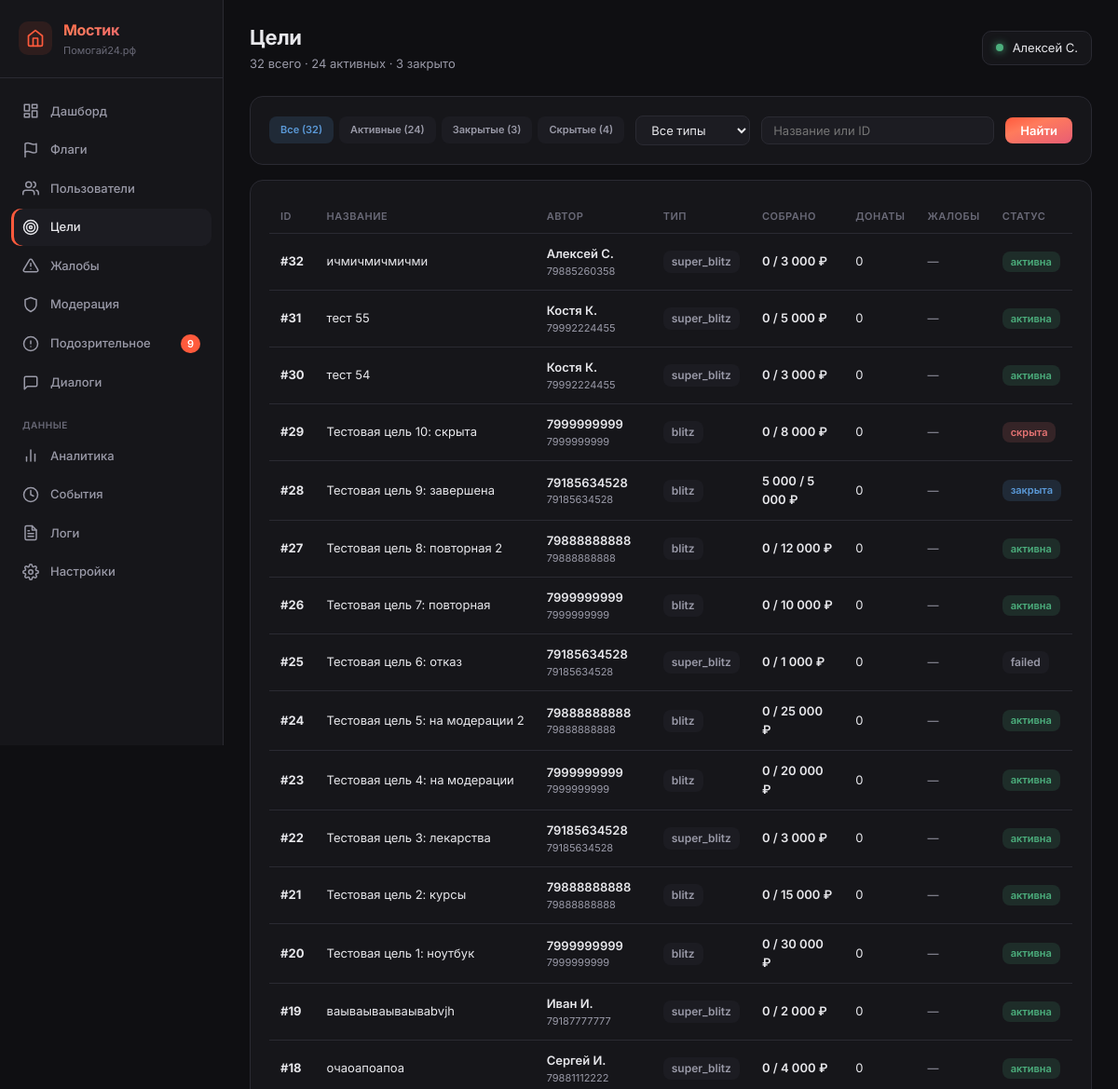
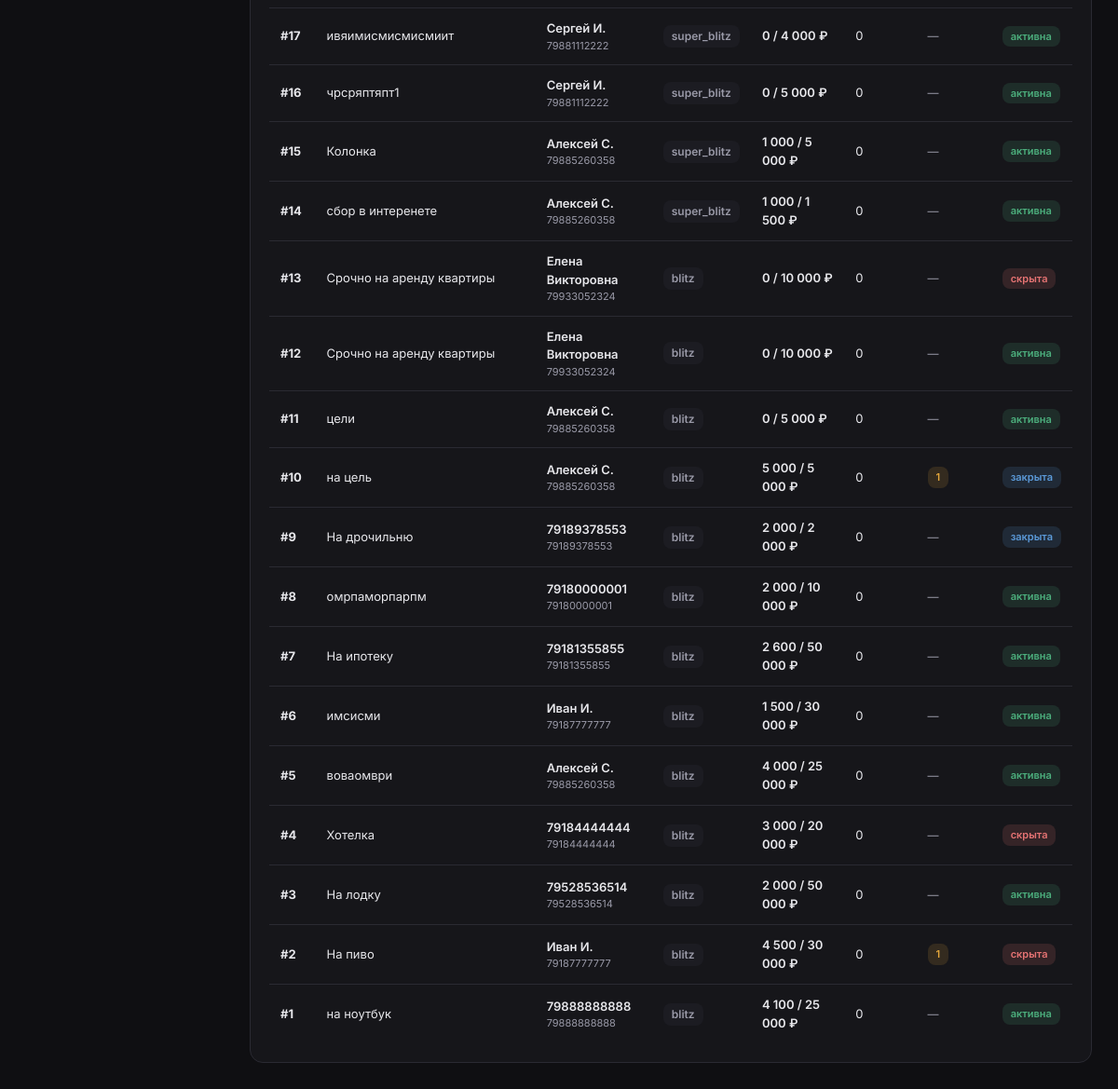
The page /_metrics/goals (signed in) on the database its author committed (2 pictures, top to bottom).
### tables this page shows
CREATE TABLE users (
            id INTEGER PRIMARY KEY AUTOINCREMENT,
            phone TEXT UNIQUE NOT NULL,
            password_hash TEXT NOT NULL,
            email TEXT NULL,
            name TEXT NULL,
            avatar_url TEXT NULL,
            max_id TEXT NULL,
            vk_id TEXT NULL,
            fcm_token TEXT NULL,
            onboarding_passed INTEGER DEFAULT 0,
            rating REAL DEFAULT 0.0,
            rating_level TEXT DEFAULT 'novice',
            confirmations_total INTEGER DEFAULT 0,
            confirmations_approved INTEGER DEFAULT 0,
            confirmations_ignored INTEGER DEFAULT 0,
            donation_streak INTEGER DEFAULT 0,
            goals_helped_close INTEGER DEFAULT 0,
            total_helped_amount REAL DEFAULT 0.00,
            priority_days INTEGER DEFAULT 0,
            circles_of_care INTEGER DEFAULT 0,
            interest_weights TEXT DEFAULT NULL,
            eternal_donation_config TEXT DEFAULT NULL,
            yellow_card_until TEXT NULL,
            is_banned INTEGER DEFAULT 0,
            created_at TEXT DEFAULT (datetime('now'))
        , xp INTEGER DEFAULT 0, xp_level TEXT DEFAULT 'novice', streak_days INTEGER DEFAULT 0, last_action_date TEXT, ip_registered TEXT, author_badge TEXT, trust_score INTEGER DEFAULT 50, trust_level TEXT DEFAULT 'guest', is_admin INTEGER DEFAULT 0, profile_completed INTEGER DEFAULT 0, identity_verified INTEGER DEFAULT 0, city TEXT, region_code TEXT, region_name TEXT, birth_date TEXT, onboarding_step INTEGER DEFAULT 0, identity_verified_at TEXT, identity_doc_path TEXT, identity_selfie_path TEXT);

CREATE TABLE "goals" (
        id INTEGER PRIMARY KEY AUTOINCREMENT,
        user_id INTEGER NOT NULL,
        type TEXT NOT NULL CHECK(type IN ('super_blitz','blitz','serious','urgent','group')),
        title TEXT NOT NULL,
        description TEXT NULL,
        photo_url TEXT NULL,
        amount_goal REAL NOT NULL,
        amount_collected REAL DEFAULT 0.00,
        ends_at TEXT NULL,
        status TEXT DEFAULT 'draft' CHECK(status IN ('draft','active','frozen','completed','failed','lightning_failed','hidden')),
        trial_ends_at TEXT NULL,
        subscription_active_until TEXT NULL,
        last_boosted_at TEXT NULL,
        is_lightning INTEGER DEFAULT 0,
        lightning_started_at TEXT NULL,
        moderation_status TEXT DEFAULT 'pending',
        completion_type TEXT DEFAULT 'organic',
        is_seed INTEGER DEFAULT 0,
        views_count INTEGER DEFAULT 0,
        views_24h INTEGER DEFAULT 0,
        donations_count INTEGER DEFAULT 0,
        donations_24h INTEGER DEFAULT 0,
        created_at TEXT DEFAULT (datetime('now')), photos TEXT, moderation_comment TEXT, moderated_at TEXT, moderated_by INTEGER, resubmission_count INTEGER DEFAULT 0, is_resubmission INTEGER DEFAULT 0, rejection_categories TEXT, hidden_by_ban INTEGER DEFAULT 0,
        FOREIGN KEY (user_id) REFERENCES users(id)
    );

### main.py (the view)
@app.route('/_metrics/goals')
@admin_required
def metrics_goals():
    user = get_current_user()
    db = get_db()
    search = request.args.get('search', '').strip()
    status_filter = request.args.get('status', 'all')
    type_filter = request.args.get('type', 'all')
    query = """
        SELECT g.*,
            COALESCE(NULLIF(u.name, ''), u.phone) as author_name,
            u.phone as author_phone,
            (SELECT COUNT(*) FROM donations WHERE goal_id = g.id) as donations_count,
            (SELECT COUNT(*) FROM reports WHERE goal_id = g.id) as reports_count
        FROM goals g
        JOIN users u ON g.user_id = u.id
        WHERE 1=1
    """
    params = []
    if search:
        query += " AND (g.title LIKE ? OR CAST(g.id AS TEXT) = ?)"
        params.extend([f'%{search}%', search])
    if status_filter != 'all':
        query += " AND g.status = ?"
        params.append(status_filter)
    if type_filter != 'all':
        query += " AND g.type = ?"
        params.append(type_filter)
    query += " ORDER BY g.id DESC LIMIT 200"
    goals = db.execute(query, params).fetchall()
    counts_all = db.execute("SELECT COUNT(*) FROM goals").fetchone()[0]
    counts_active = db.execute("SELECT COUNT(*) FROM goals WHERE status = 'active'").fetchone()[0]
    counts_completed = db.execute("SELECT COUNT(*) FROM goals WHERE status = 'completed'").fetchone()[0]
    counts_hidden = db.execute("SELECT COUNT(*) FROM goals WHERE status = 'hidden'").fetchone()[0]
    counts = get_sidebar_counts(db)
    return render_template('_metrics/goals.html',
        user=user,
        active='goals',
        counts=counts,
        goals=goals,
        search=search,
        status_filter=status_filter,
        type_filter=type_filter,
        counts_all=counts_all,
        counts_active=counts_active,
        counts_completed=counts_completed,
        counts_hidden=counts_hidden,
    )

### templates/_metrics/goals.html (shortened to what this page needs)
{% extends "_metrics/base.html" %}
{% block page_title %}Цели{% endblock %}
{% block page_subtitle %}{{ counts_all }} всего · {{ counts_active }} активных · {{ counts_completed }} закрыто{% endblock %}
{% block content %}
<div class="m-section" style="margin-bottom: 16px;">
    <form method="GET" style="display: flex; gap: 12px; align-items: center; flex-wrap: wrap;">
        <div style="display: flex; gap: 6px;">
            <a href="?status=all" class="m-badge {% if status_filter == 'all' %}info{% else %}muted{% endif %}" style="text-decoration: none; padding: 6px 12px;">Все ({{ counts_all }})</a>
            <a href="?status=active" class="m-badge {% if status_filter == 'active' %}success{% else %}muted{% endif %}" style="text-decoration: none; padding: 6px 12px;">Активные ({{ counts_active }})</a>
            <a href="?status=completed" class="m-badge {% if status_filter == 'completed' %}info{% else %}muted{% endif %}" style="text-decoration: none; padding: 6px 12px;">Закрытые ({{ counts_completed }})</a>
            <a href="?status=hidden" class="m-badge {% if status_filter == 'hidden' %}danger{% else %}muted{% endif %}" style="text-decoration: none; padding: 6px 12px;">Скрытые ({{ counts_hidden }})</a>
        </div>
        <select name="type" onchange="this.form.submit()" style="padding: 6px 12px; background: var(--m-bg-3); border: 1px solid var(--m-border); border-radius: 8px; color: var(--m-text); font-size: 13px; font-family: inherit;">
            <option value="all">Все типы</option>
        </select>
        <input type="text" name="search" value="{{ search }}" placeholder="Название или ID" style="padding: 6px 12px; background: var(--m-bg-3); border: 1px solid var(--m-border); border-radius: 8px; color: var(--m-text); font-size: 13px; font-family: inherit; flex: 1; min-width: 180px;">
        <button type="submit" style="padding: 6px 16px; background: var(--m-gradient); border: none; border-radius: 8px; color: white; font-size: 13px; font-weight: 600; font-family: inherit; cursor: pointer;">Найти</button>
    </form>
</div>
<div class="m-section">
    {% if goals %}
    <table class="m-table">
        <thead>
            <tr>
                <th>ID</th>
                <th>Название</th>
                <th>Автор</th>
                <th>Тип</th>
                <th>Собрано</th>
                <th>Донаты</th>
                <th>Жалобы</th>
                <th>Статус</th>
            </tr>
        </thead>
        <tbody>
            {% for g in goals %}
            <tr onclick="location.href='/_metrics/goals/{{ g.id }}'" style="cursor: pointer;">
                <td><strong>#{{ g.id }}</strong></td>
                <td style="max-width: 280px; overflow: hidden; text-overflow: ellipsis; white-space: nowrap;">{{ g.title }}</td>
                <td>
                    <div style="font-weight: 600;">{{ g.author_name }}</div>
                    <div class="muted" style="font-size: 11px;">{{ g.author_phone }}</div>
                </td>
                <td><span class="m-badge muted">{{ g.type }}</span></td>
                <td>
                    <div style="font-weight: 600;">{{ "{:,.0f}".format(g.amount_collected).replace(",", " ") }} / {{ "{:,.0f}".format(g.amount_goal).replace(",", " ") }} ₽</div>
                </td>
                <td>{{ g.donations_count }}</td>
                <td>
                    {% if g.reports_count > 0 %}
                        <span class="m-badge warning">{{ g.reports_count }}</span>
                    {% else %}<span class="muted">—</span>{% endif %}
                </td>
                <td>
                    {% if g.status == 'active' %}<span class="m-badge success">активна</span>
                    {% elif g.status == 'completed' %}<span class="m-badge info">закрыта</span>
                    {% elif g.status == 'hidden' %}<span class="m-badge danger">скрыта</span>
                    {% else %}<span class="m-badge muted">{{ g.status }}</span>{% endif %}
                </td>
            </tr>
            {% endfor %}
        </tbody>
    </table>
    {% else %}
    <div class="m-empty">Ничего не найдено.</div>
    {% endif %}
</div>
{% endblock %}

### templates/_metrics/base.html (shortened to what this page needs)
<!DOCTYPE html>
<html lang="ru">
<head>
    <link rel="stylesheet" href="/static/_metrics.css?v=3">
</head>
<body>
    <div class="m-layout">
        <aside class="m-sidebar">
            <div class="m-brand">
                <a href="/profile" class="m-brand-icon-link" title="Мой профиль">
                    <svg viewBox="0 0 24 24" fill="none" stroke="currentColor" stroke-width="2" stroke-linecap="round" stroke-linejoin="round">
                        <path d="M3 9l9-7 9 7v11a2 2 0 0 1-2 2H5a2 2 0 0 1-2-2z"></path>
                        <polyline points="9 22 9 12 15 12 15 22"></polyline>
                    </svg>
                </a>
                <div>
                    <div class="m-brand-title">Мостик</div>
                    <div class="m-brand-sub">Помогай24.рф</div>
                </div>
            </div>
            <nav class="m-nav">
                <a href="/_metrics" class="m-nav-item {% if active == 'dashboard' %}active{% endif %}">
                    <svg viewBox="0 0 24 24" fill="none" stroke="currentColor" stroke-linecap="round" stroke-linejoin="round"><rect x="3" y="3" width="7" height="9"/><rect x="14" y="3" width="7" height="5"/><rect x="14" y="12" width="7" height="9"/><rect x="3" y="16" width="7" height="5"/></svg>
                    Дашборд
                </a>
                <a href="/_metrics/flags" class="m-nav-item {% if active == 'flags' %}active{% endif %}">
                    <svg viewBox="0 0 24 24" fill="none" stroke="currentColor" stroke-linecap="round" stroke-linejoin="round"><path d="M4 15s1-1 4-1 5 2 8 2 4-1 4-1V3s-1 1-4 1-5-2-8-2-4 1-4 1z"/><line x1="4" y1="22" x2="4" y2="15"/></svg>
                    Флаги
                </a>
                <a href="/_metrics/users" class="m-nav-item {% if active == 'users' %}active{% endif %}">
                    <svg viewBox="0 0 24 24" fill="none" stroke="currentColor" stroke-linecap="round" stroke-linejoin="round"><path d="M17 21v-2a4 4 0 0 0-4-4H5a4 4 0 0 0-4 4v2"/><circle cx="9" cy="7" r="4"/><path d="M23 21v-2a4 4 0 0 0-3-3.87"/><path d="M16 3.13a4 4 0 0 1 0 7.75"/></svg>
                    Пользователи
                </a>
                <a href="/_metrics/goals" class="m-nav-item {% if active == 'goals' %}active{% endif %}">
                    <svg viewBox="0 0 24 24" fill="none" stroke="currentColor" stroke-linecap="round" stroke-linejoin="round"><circle cx="12" cy="12" r="10"/><circle cx="12" cy="12" r="6"/><circle cx="12" cy="12" r="2"/></svg>
                    Цели
                </a>
                <a href="/_metrics/reports" class="m-nav-item {% if active == 'reports' %}active{% endif %}">
                    <svg viewBox="0 0 24 24" fill="none" stroke="currentColor" stroke-linecap="round" stroke-linejoin="round"><path d="M10.29 3.86L1.82 18a2 2 0 0 0 1.71 3h16.94a2 2 0 0 0 1.71-3L13.71 3.86a2 2 0 0 0-3.42 0z"/><line x1="12" y1="9" x2="12" y2="13"/><line x1="12" y1="17" x2="12.01" y2="17"/></svg>
                    Жалобы
                </a>
                <a href="/_metrics/moderation" class="m-nav-item {% if active == 'moderation' %}active{% endif %}">
                    <svg viewBox="0 0 24 24" fill="none" stroke="currentColor" stroke-linecap="round" stroke-linejoin="round"><path d="M12 22s8-4 8-10V5l-8-3-8 3v7c0 6 8 10 8 10z"/></svg>
                    Модерация
                </a>
                <a href="/_metrics/suspicious" class="m-nav-item {% if active == 'suspicious' %}active{% endif %}">
                    <svg viewBox="0 0 24 24" fill="none" stroke="currentColor" stroke-linecap="round" stroke-linejoin="round"><circle cx="12" cy="12" r="10"/><line x1="12" y1="8" x2="12" y2="12"/><line x1="12" y1="16" x2="12.01" y2="16"/></svg>
                    Подозрительное
                    {% if counts and counts.suspicious %}<span class="m-nav-badge">{{ counts.suspicious }}</span>{% endif %}
                </a>
                <a href="/_metrics/dialogs" class="m-nav-item {% if active == 'dialogs' %}active{% endif %}">
                    <svg viewBox="0 0 24 24" fill="none" stroke="currentColor" stroke-linecap="round" stroke-linejoin="round"><path d="M21 15a2 2 0 0 1-2 2H7l-4 4V5a2 2 0 0 1 2-2h14a2 2 0 0 1 2 2z"/></svg>
                    Диалоги
                </a>
                <div class="m-nav-section">Данные</div>
                <a href="/_metrics/analytics" class="m-nav-item {% if active == 'analytics' %}active{% endif %}">
                    <svg viewBox="0 0 24 24" fill="none" stroke="currentColor" stroke-linecap="round" stroke-linejoin="round"><line x1="18" y1="20" x2="18" y2="10"/><line x1="12" y1="20" x2="12" y2="4"/><line x1="6" y1="20" x2="6" y2="14"/></svg>
                    Аналитика
                </a>
                <a href="/_metrics/events" class="m-nav-item {% if active == 'events' %}active{% endif %}">
                    <svg viewBox="0 0 24 24" fill="none" stroke="currentColor" stroke-linecap="round" stroke-linejoin="round"><circle cx="12" cy="12" r="10"/><polyline points="12 6 12 12 16 14"/></svg>
                    События
                </a>
                <a href="/_metrics/logs" class="m-nav-item {% if active == 'logs' %}active{% endif %}">
                    Логи
                </a>
                <a href="/_metrics/settings" class="m-nav-item {% if active == 'settings' %}active{% endif %}">
                    Настройки
                </a>
            </nav>
        </aside>
        <main class="m-content">
            <header class="m-header">
                <div>
                    <div class="m-title">{% block page_title %}Мостик{% endblock %}</div>
                    <div class="m-subtitle">{% block page_subtitle %}{% endblock %}</div>
                </div>
                <div class="m-user">
                    <span class="m-user-dot"></span>
                    {{ user.name or user.phone }}
                </div>
            </header>
            {% block content %}{% endblock %}
        </main>
    </div>
</body>
</html>

### rows shown on the page
users: name "Алексей С."
goals: id "32", title "ичмичмичмичми", author_name "Алексей С.", author_phone "79885260358", type "super_blitz", amount_collected "0", amount_goal "3 000", donations_count "0", status "активна"
goals: id "31", title "тест 55", author_name "Костя К.", author_phone "79992224455", type "super_blitz", amount_collected "0", amount_goal "5 000", donations_count "0", status "активна"
goals: id "30", title "тест 54", author_name "Костя К.", author_phone "79992224455", type "super_blitz", amount_collected "0", amount_goal "3 000", donations_count "0", status "активна"
goals: id "29", title "Тестовая цель 10: скрыта", author_name "7999999999", author_phone "7999999999", type "blitz", amount_collected "0", amount_goal "8 000", donations_count "0", status "скрыта"
goals: id "28", title "Тестовая цель 9: завершена", author_name "79185634528", author_phone "79185634528", type "blitz", amount_collected "5 000", amount_goal "5 000", donations_count "0", status "закрыта"
goals: id "27", title "Тестовая цель 8: повторная 2", author_name "79888888888", author_phone "79888888888", type "blitz", amount_collected "0", amount_goal "12 000", donations_count "0", status "активна"
goals: id "26", title "Тестовая цель 7: повторная", author_name "7999999999", author_phone "7999999999", type "blitz", amount_collected "0", amount_goal "10 000", donations_count "0", status "активна"
goals: id "25", title "Тестовая цель 6: отказ", author_name "79185634528", author_phone "79185634528", type "super_blitz", amount_collected "0", amount_goal "1 000", donations_count "0", status "failed"
goals: id "24", title "Тестовая цель 5: на модерации 2", author_name "79888888888", author_phone "79888888888", type "blitz", amount_collected "0", amount_goal "25 000", donations_count "0", status "активна"
goals: id "23", title "Тестовая цель 4: на модерации", author_name "7999999999", author_phone "7999999999", type "blitz", amount_collected "0", amount_goal "20 000", donations_count "0", status "активна"
goals: id "22", title "Тестовая цель 3: лекарства", author_name "79185634528", author_phone "79185634528", type "super_blitz", amount_collected "0", amount_goal "3 000", donations_count "0", status "активна"
goals: id "21", title "Тестовая цель 2: курсы", author_name "79888888888", author_phone "79888888888", type "blitz", amount_collected "0", amount_goal "15 000", donations_count "0", status "активна"
goals: id "20", title "Тестовая цель 1: ноутбук", author_name "7999999999", author_phone "7999999999", type "blitz", amount_collected "0", amount_goal "30 000", donations_count "0", status "активна"
goals: id "19", title "ваываываываываbvjh", author_name "Иван И.", author_phone "79187777777", type "super_blitz", amount_collected "0", amount_goal "2 000", donations_count "0", status "активна"
goals: id "18", title "очаоапоапоа", author_name "Сергей И.", author_phone "79881112222", type "super_blitz", amount_collected "0", amount_goal "4 000", donations_count "0", status "активна"
goals: id "17", title "ивяимисмисмисмиит", author_name "Сергей И.", author_phone "79881112222", type "super_blitz", amount_collected "0", amount_goal "4 000", donations_count "0", status "активна"
goals: id "16", title "чрсряптяпт1", author_name "Сергей И.", author_phone "79881112222", type "super_blitz", amount_collected "0", amount_goal "5 000", donations_count "0", status "активна"
goals: id "15", title "Колонка", author_name "Алексей С.", author_phone "79885260358", type "super_blitz", amount_collected "1 000", amount_goal "5 000", donations_count "0", status "активна"
goals: id "14", title "сбор в интеренете", author_name "Алексей С.", author_phone "79885260358", type "super_blitz", amount_collected "1 000", amount_goal "1 500", donations_count "0", status "активна"
goals: id "13", title "Срочно на аренду квартиры", author_name "Елена Викторовна", author_phone "79933052324", type "blitz", amount_collected "0", amount_goal "10 000", donations_count "0", status "скрыта"
goals: id "12", title "Срочно на аренду квартиры", author_name "Елена Викторовна", author_phone "79933052324", type "blitz", amount_collected "0", amount_goal "10 000", donations_count "0", status "активна"
goals: id "11", title "цели", author_name "Алексей С.", author_phone "79885260358", type "blitz", amount_collected "0", amount_goal "5 000", donations_count "0", status "активна"
goals: id "10", title "на цель", author_name "Алексей С.", author_phone "79885260358", type "blitz", amount_collected "5 000", amount_goal "5 000", donations_count "0", reports_count "1", status "закрыта"
goals: id "9", title "На дрочильню", author_name "79189378553", author_phone "79189378553", type "blitz", amount_collected "2 000", amount_goal "2 000", donations_count "0", status "закрыта"
goals: id "8", title "омрпаморпарпм", author_name "79180000001", author_phone "79180000001", type "blitz", amount_collected "2 000", amount_goal "10 000", donations_count "0", status "активна"
goals: id "7", title "На ипотеку", author_name "79181355855", author_phone "79181355855", type "blitz", amount_collected "2 600", amount_goal "50 000", donations_count "0", status "активна"
goals: id "6", title "имсисми", author_name "Иван И.", author_phone "79187777777", type "blitz", amount_collected "1 500", amount_goal "30 000", donations_count "0", status "активна"
goals: id "5", title "воваомври", author_name "Алексей С.", author_phone "79885260358", type "blitz", amount_collected "4 000", amount_goal "25 000", donations_count "0", status "активна"
goals: id "4", title "Хотелка", author_name "79184444444", author_phone "79184444444", type "blitz", amount_collected "3 000", amount_goal "20 000", donations_count "0", status "скрыта"
goals: id "3", title "На лодку", author_name "79528536514", author_phone "79528536514", type "blitz", amount_collected "2 000", amount_goal "50 000", donations_count "0", status "активна"
goals: id "2", title "На пиво", author_name "Иван И.", author_phone "79187777777", type "blitz", amount_collected "4 500", amount_goal "30 000", donations_count "0", reports_count "1", status "скрыта"
goals: id "1", title "на ноутбук", author_name "79888888888", author_phone "79888888888", type "blitz", amount_collected "4 100", amount_goal "25 000", donations_count "0", status "активна"

### other values the page prints
{{ counts.suspicious }} "9"
{{ counts_all }} "32"
{{ counts_active }} "24"
{{ counts_completed }} "3"
{{ counts_hidden }} "4"
